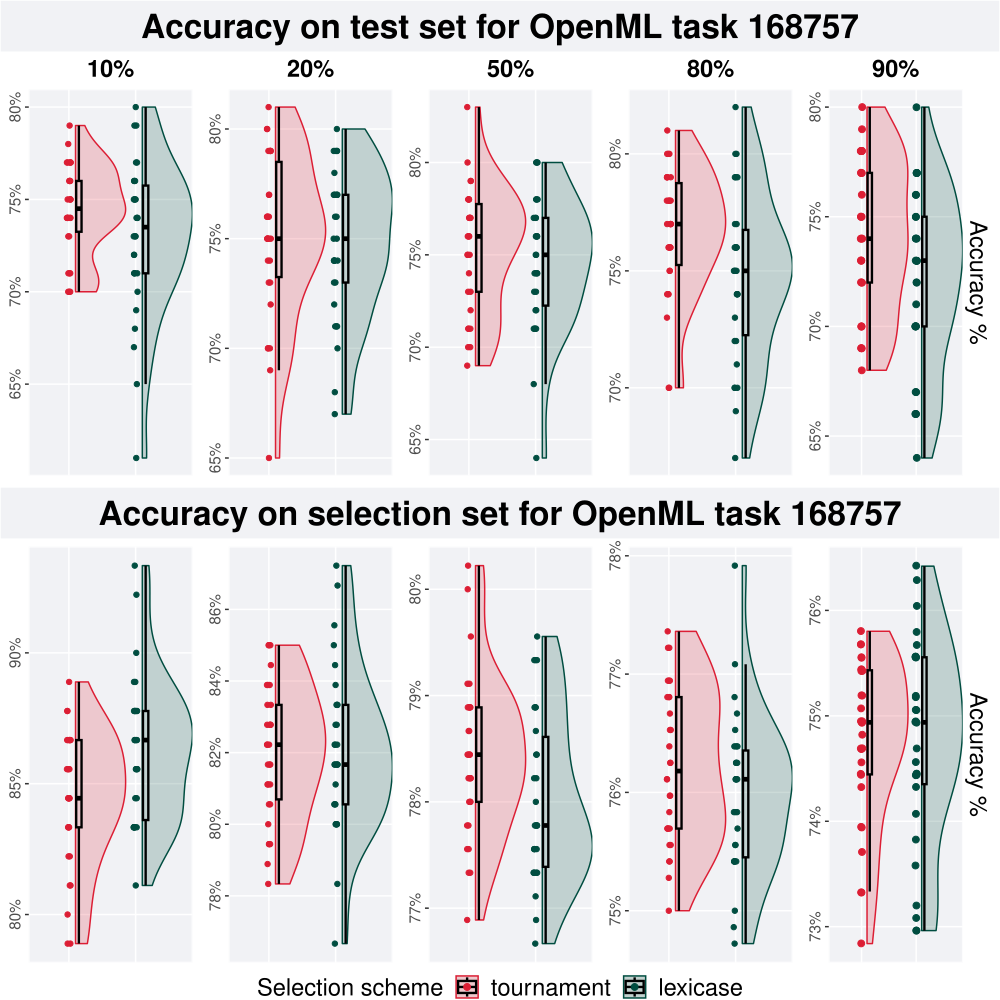

Source code (R):
# task 168757
task = 168757

# 10% split
test_10p = test_plot(task, '10%')
train_10p = train_plot(task, '10%')

# 20% split
test_20p = test_plot(task, '20%')
train_20p = train_plot(task, '20%')

# 50% split
test_50p = test_plot(task, '50%')
train_50p = train_plot(task, '50%')

# 80% split
test_80p = test_plot(task, '80%')
train_80p = train_plot(task, '80%')

# 90% split
test_90p = test_plot_last_col(task, '90%')
train_90p = train_plot_last_col(task, '90%')

# get legend
legend <- cowplot::get_legend(
  train_90p +
    guides(
      shape=guide_legend(nrow=1,title="Selection scheme"),
      color=guide_legend(nrow=1,title="Selection scheme"),
      fill=guide_legend(nrow=1,title="Selection scheme")
    ) +
    theme(
      legend.position = "top",
      legend.box="verticle",
      legend.justification="center"
    )
)

# make a single row plot
test_row <- test_row_p(test_10p, test_20p, test_50p, test_80p, test_90p)

train_row = train_row_p(train_10p, train_20p, train_50p, train_80p, train_90p)

plot = plot_grid(
  ggdraw() + draw_label("Accuracy on test set for OpenML task 168757", fontface='bold', size = 24) + p_theme,
  test_row,
  ggdraw() + draw_label("Accuracy on selection set for OpenML task 168757", fontface='bold', size = 24) + p_theme,
  train_row,
  legend,
  nrow = 5,
  rel_heights = c(0.12,1.0,0.12,1.0,0.06)
)

save_plot(
  paste(filename ="task-168757.pdf"),
  plot,
  base_width=10,
  base_height=10
)
